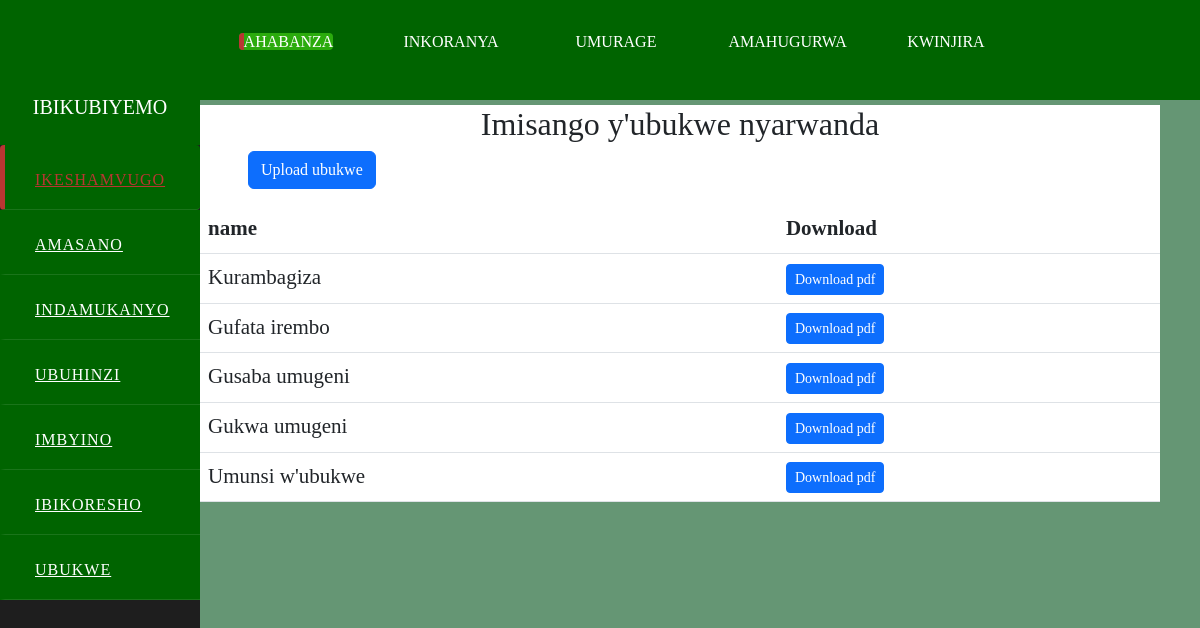
The page /ubukwe/ on the database its author committed.
### core_advert/models.py (models this page shows, shortened)
class Ubukwe(models.Model):
    name=models.CharField(max_length=200)
    description=models.FileField(upload_to='ubukwe/descriptions')

### core_advert/views.py (the view)
# urls.py: path('ubukwe/', views.ubukwe, name="ubukwe"),
def ubukwe(request):
    ubukwe=Ubukwe.objects.all()
    return render(request, 'ubukwe.html',{ 'ubukwe':ubukwe })

### core_advert/templates/ubukwe.html
{% extends 'base.html' %}
{% load static %}
{% block content %}
<center><h2>Imisango y'ubukwe nyarwanda</h2></center>
<p>
    <a href="{% url 'upload_ubukwe' %}" class="btn btn-primary" style="margin-left: 3rem;" >Upload ubukwe</a>
</p>
<table class="table mb-0">
    <thead>
        <tr>
            <th>name</th>
            <th>Download</th>
        </tr>
    </thead>
    <tbody>
        {% for Ubukwe in ubukwe %}
        <tr>
            <td>{{ Ubukwe.name }}</td>
            <td>
                <a href=" {{ Ubukwe.description.url }}" class="btn btn-primary btn-sm" target="_blank">Download pdf</a>
            </td>
        </tr>
        {% endfor %}
    </tbody>
</table>
{% endblock %}

### core_advert/static/style.css (style rules this page uses)
* { margin: 0; padding: 0; text-decoration: none; }

### core_advert/templates/base.html (style rules this page uses)
body { padding: 0; margin: 0; box-sizing: border-box; font-family: 'Times New Roman', Times, serif; background: #659674; }

### rows shown on the page
Ubukwe: name "Kurambagiza"
Ubukwe: name "Gufata irembo"
Ubukwe: name "Gusaba umugeni"
Ubukwe: name "Gukwa umugeni"
Ubukwe: name "Umunsi w'ubukwe"
